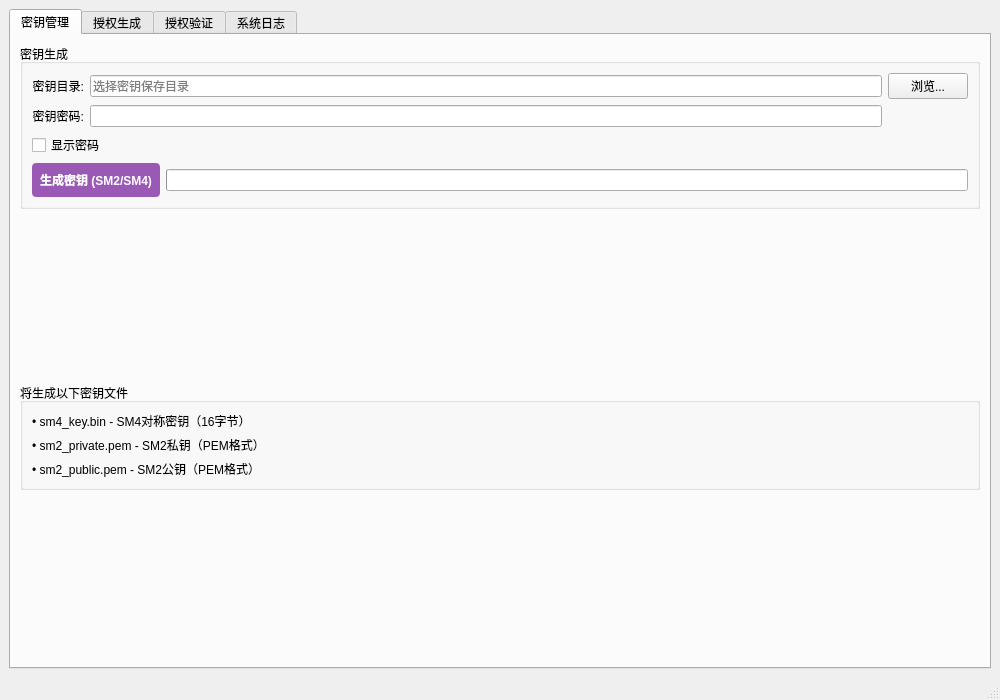
<?xml version="1.0" encoding="UTF-8"?>
<ui version="4.0">
 <class>MainWindow</class>
 <widget class="QMainWindow" name="MainWindow">
  <property name="geometry">
   <rect>
    <x>0</x>
    <y>0</y>
    <width>1000</width>
    <height>700</height>
   </rect>
  </property>
  <property name="windowTitle">
   <string>国密授权管理器</string>
  </property>
  <widget class="QWidget" name="centralwidget">
   <layout class="QVBoxLayout" name="verticalLayout">
    <item>
     <widget class="QTabWidget" name="tabWidget">
      <property name="currentIndex">
       <number>0</number>
      </property>
      <widget class="QWidget" name="keyTab">
       <attribute name="title">
        <string>密钥管理</string>
       </attribute>
       <layout class="QVBoxLayout" name="verticalLayout_2">
        <item>
         <widget class="QGroupBox" name="keyGenerationGroup">
          <property name="title">
           <string>密钥生成</string>
          </property>
          <layout class="QGridLayout" name="gridLayout_2">
           <item row="0" column="0">
            <widget class="QLabel" name="label_keyDir">
             <property name="text">
              <string>密钥目录:</string>
             </property>
             <property name="alignment">
              <set>Qt::AlignRight|Qt::AlignTrailing|Qt::AlignVCenter</set>
             </property>
            </widget>
           </item>
           <item row="0" column="1">
            <widget class="QLineEdit" name="keyDirEdit">
             <property name="placeholderText">
              <string>选择密钥保存目录</string>
             </property>
            </widget>
           </item>
           <item row="0" column="2">
            <widget class="QPushButton" name="browseKeyDirButton">
             <property name="text">
              <string>浏览...</string>
             </property>
            </widget>
           </item>
           <item row="1" column="0">
            <widget class="QLabel" name="label_password">
             <property name="text">
              <string>密钥密码:</string>
             </property>
             <property name="alignment">
              <set>Qt::AlignRight|Qt::AlignTrailing|Qt::AlignVCenter</set>
             </property>
            </widget>
           </item>
           <item row="1" column="1">
            <widget class="QLineEdit" name="keyPasswordEdit">
             <property name="echoMode">
              <enum>QLineEdit::Password</enum>
             </property>
            </widget>
           </item>
           <item row="2" column="0" colspan="2">
            <widget class="QCheckBox" name="showPasswordCheck">
             <property name="text">
              <string>显示密码</string>
             </property>
            </widget>
           </item>
           <item row="3" column="0" colspan="3">
            <layout class="QHBoxLayout" name="horizontalLayout_2">
             <item>
              <widget class="QPushButton" name="generateKeysButton">
               <property name="styleSheet">
                <string notr="true">QPushButton {
    font-weight: bold;
    padding: 8px;
    background-color: #9b59b6;
    color: white;
    border: none;
    border-radius: 4px;
}
QPushButton:hover {
    background-color: #8e44ad;
}
QPushButton:pressed {
    background-color: #7d3c98;
}</string>
               </property>
               <property name="text">
                <string>生成密钥 (SM2/SM4)</string>
               </property>
              </widget>
             </item>
             <item>
              <widget class="QProgressBar" name="keyProgressBar">
               <property name="visible">
                <bool>false</bool>
               </property>
               <property name="textVisible">
                <bool>true</bool>
               </property>
              </widget>
             </item>
            </layout>
           </item>
          </layout>
         </widget>
        </item>
        <item>
         <spacer name="verticalSpacer_4">
          <property name="orientation">
           <enum>Qt::Vertical</enum>
          </property>
          <property name="sizeHint" stdset="0">
           <size>
            <width>20</width>
            <height>40</height>
           </size>
          </property>
         </spacer>
        </item>
        <item>
         <widget class="QGroupBox" name="groupBox_2">
          <property name="title">
           <string>将生成以下密钥文件</string>
          </property>
          <layout class="QVBoxLayout" name="verticalLayout_6">
           <item>
            <widget class="QLabel" name="label_16">
             <property name="text">
              <string>• sm4_key.bin - SM4对称密钥（16字节）</string>
             </property>
            </widget>
           </item>
           <item>
            <widget class="QLabel" name="label_17">
             <property name="text">
              <string>• sm2_private.pem - SM2私钥（PEM格式）</string>
             </property>
            </widget>
           </item>
           <item>
            <widget class="QLabel" name="label_18">
             <property name="text">
              <string>• sm2_public.pem - SM2公钥（PEM格式）</string>
             </property>
            </widget>
           </item>
          </layout>
         </widget>
        </item>
        <item>
         <spacer name="verticalSpacer">
          <property name="orientation">
           <enum>Qt::Vertical</enum>
          </property>
          <property name="sizeHint" stdset="0">
           <size>
            <width>20</width>
            <height>40</height>
           </size>
          </property>
         </spacer>
        </item>
       </layout>
      </widget>
      <widget class="QWidget" name="licenseTab">
       <attribute name="title">
        <string>授权生成</string>
       </attribute>
       <layout class="QVBoxLayout" name="verticalLayout_3">
        <item>
         <widget class="QGroupBox" name="licenseInfoGroup">
          <property name="title">
           <string>授权信息</string>
          </property>
          <layout class="QGridLayout" name="gridLayout_4">
           <item row="0" column="0">
            <widget class="QLabel" name="label_version">
             <property name="text">
              <string>版本号:</string>
             </property>
             <property name="alignment">
              <set>Qt::AlignRight|Qt::AlignTrailing|Qt::AlignVCenter</set>
             </property>
            </widget>
           </item>
           <item row="0" column="1">
            <widget class="QLineEdit" name="versionEdit">
             <property name="placeholderText">
              <string>例如：1.0 或 2.0</string>
             </property>
            </widget>
           </item>
           <item row="1" column="0">
            <widget class="QLabel" name="label_mac">
             <property name="text">
              <string>MAC地址:</string>
             </property>
             <property name="alignment">
              <set>Qt::AlignRight|Qt::AlignTrailing|Qt::AlignVCenter</set>
             </property>
            </widget>
           </item>
           <item row="1" column="1">
            <widget class="QLineEdit" name="macAddressEdit">
             <property name="placeholderText">
              <string>例如：00-11-22-33-44-55 或 00:11:22:33:44:55</string>
             </property>
            </widget>
           </item>
           <item row="2" column="0">
            <widget class="QLabel" name="label_issue">
             <property name="text">
              <string>签发日期:</string>
             </property>
             <property name="alignment">
              <set>Qt::AlignRight|Qt::AlignTrailing|Qt::AlignVCenter</set>
             </property>
            </widget>
           </item>
           <item row="2" column="1">
            <widget class="QDateTimeEdit" name="issueDateEdit">
             <property name="date">
              <date>
               <year>2026</year>
               <month>1</month>
               <day>15</day>
              </date>
             </property>
             <property name="displayFormat">
              <string>yyyy-MM-dd</string>
             </property>
             <property name="calendarPopup">
              <bool>true</bool>
             </property>
            </widget>
           </item>
           <item row="3" column="0">
            <widget class="QLabel" name="label_expire">
             <property name="text">
              <string>到期日期:</string>
             </property>
             <property name="alignment">
              <set>Qt::AlignRight|Qt::AlignTrailing|Qt::AlignVCenter</set>
             </property>
            </widget>
           </item>
           <item row="3" column="1">
            <widget class="QDateTimeEdit" name="expireDateEdit">
             <property name="date">
              <date>
               <year>2026</year>
               <month>12</month>
               <day>31</day>
              </date>
             </property>
             <property name="displayFormat">
              <string>yyyy-MM-dd</string>
             </property>
             <property name="calendarPopup">
              <bool>true</bool>
             </property>
            </widget>
           </item>
          </layout>
         </widget>
        </item>
        <item>
         <widget class="QGroupBox" name="outputGroup">
          <property name="title">
           <string>输出设置</string>
          </property>
          <layout class="QGridLayout" name="gridLayout_5">
           <item row="0" column="0">
            <widget class="QLabel" name="label_output">
             <property name="text">
              <string>授权文件路径:</string>
             </property>
             <property name="alignment">
              <set>Qt::AlignRight|Qt::AlignTrailing|Qt::AlignVCenter</set>
             </property>
            </widget>
           </item>
           <item row="0" column="1">
            <layout class="QHBoxLayout" name="horizontalLayout_5">
             <item>
              <widget class="QLineEdit" name="outputPathEdit">
               <property name="placeholderText">
                <string>选择授权文件保存路径</string>
               </property>
              </widget>
             </item>
             <item>
              <widget class="QPushButton" name="browseLicenseOutputButton">
               <property name="text">
                <string>浏览...</string>
               </property>
              </widget>
             </item>
            </layout>
           </item>
          </layout>
         </widget>
        </item>
        <item>
         <spacer name="verticalSpacer_2">
          <property name="orientation">
           <enum>Qt::Vertical</enum>
          </property>
          <property name="sizeHint" stdset="0">
           <size>
            <width>20</width>
            <height>40</height>
           </size>
          </property>
         </spacer>
        </item>
        <item>
         <widget class="QPushButton" name="createLicenseButton">
          <property name="styleSheet">
           <string notr="true">QPushButton {
    font-weight: bold;
    padding: 8px;
    background-color: #4CAF50;
    color: white;
    border: none;
    border-radius: 4px;
}
QPushButton:hover {
    background-color: #45a049;
}
QPushButton:pressed {
    background-color: #3d8b40;
}</string>
          </property>
          <property name="text">
           <string>生成授权文件</string>
          </property>
         </widget>
        </item>
        <item>
         <spacer name="verticalSpacer_3">
          <property name="orientation">
           <enum>Qt::Vertical</enum>
          </property>
          <property name="sizeHint" stdset="0">
           <size>
            <width>20</width>
            <height>40</height>
           </size>
          </property>
         </spacer>
        </item>
       </layout>
      </widget>
      <widget class="QWidget" name="validateTab">
       <attribute name="title">
        <string>授权验证</string>
       </attribute>
       <layout class="QVBoxLayout" name="verticalLayout_4">
        <item>
         <widget class="QGroupBox" name="licenseFileGroup">
          <property name="title">
           <string>授权文件</string>
          </property>
          <layout class="QGridLayout" name="gridLayout_6">
           <item row="0" column="0">
            <widget class="QLabel" name="label_licenseFile">
             <property name="text">
              <string>授权文件:</string>
             </property>
             <property name="alignment">
              <set>Qt::AlignRight|Qt::AlignTrailing|Qt::AlignVCenter</set>
             </property>
            </widget>
           </item>
           <item row="0" column="1">
            <layout class="QHBoxLayout" name="horizontalLayout_6">
             <item>
              <widget class="QLineEdit" name="licenseFileEdit">
               <property name="placeholderText">
                <string>选择授权文件</string>
               </property>
              </widget>
             </item>
             <item>
              <widget class="QPushButton" name="browseLicenseFileButton">
               <property name="text">
                <string>浏览...</string>
               </property>
              </widget>
             </item>
            </layout>
           </item>
           <item row="1" column="0">
            <widget class="QLabel" name="label_validateMac">
             <property name="text">
              <string>MAC地址:</string>
             </property>
             <property name="alignment">
              <set>Qt::AlignRight|Qt::AlignTrailing|Qt::AlignVCenter</set>
             </property>
            </widget>
           </item>
           <item row="1" column="1">
            <widget class="QLineEdit" name="validateMacEdit">
             <property name="placeholderText">
              <string>MAC地址</string>
             </property>
            </widget>
           </item>
          </layout>
         </widget>
        </item>
        <item>
         <widget class="QPushButton" name="verifyLicenseButton">
          <property name="styleSheet">
           <string notr="true">QPushButton {
    font-weight: bold;
    padding: 8px;
    background-color: #2196F3;
    color: white;
    border: none;
    border-radius: 4px;
}
QPushButton:hover {
    background-color: #1976D2;
}
QPushButton:pressed {
    background-color: #0d47a1;
}</string>
          </property>
          <property name="text">
           <string>验证授权</string>
          </property>
         </widget>
        </item>
        <item>
         <widget class="QGroupBox" name="validationResultGroup">
          <property name="title">
           <string>授权信息</string>
          </property>
          <layout class="QGridLayout" name="gridLayout_3">
           <item row="0" column="0">
            <widget class="QLabel" name="label_7">
             <property name="text">
              <string>版本号:</string>
             </property>
             <property name="alignment">
              <set>Qt::AlignRight|Qt::AlignTrailing|Qt::AlignVCenter</set>
             </property>
            </widget>
           </item>
           <item row="0" column="1">
            <widget class="QLineEdit" name="parsedVersionEdit">
             <property name="readOnly">
              <bool>true</bool>
             </property>
            </widget>
           </item>
           <item row="1" column="0">
            <widget class="QLabel" name="label_8">
             <property name="text">
              <string>签发日期:</string>
             </property>
             <property name="alignment">
              <set>Qt::AlignRight|Qt::AlignTrailing|Qt::AlignVCenter</set>
             </property>
            </widget>
           </item>
           <item row="1" column="1">
            <widget class="QLineEdit" name="parsedIssueDateEdit">
             <property name="readOnly">
              <bool>true</bool>
             </property>
            </widget>
           </item>
           <item row="2" column="0">
            <widget class="QLabel" name="label_9">
             <property name="text">
              <string>到期日期:</string>
             </property>
             <property name="alignment">
              <set>Qt::AlignRight|Qt::AlignTrailing|Qt::AlignVCenter</set>
             </property>
            </widget>
           </item>
           <item row="2" column="1">
            <widget class="QLineEdit" name="parsedExpireDateEdit">
             <property name="readOnly">
              <bool>true</bool>
             </property>
            </widget>
           </item>
           <item row="3" column="0">
            <widget class="QLabel" name="label_10">
             <property name="text">
              <string>用户MAC地址:</string>
             </property>
             <property name="alignment">
              <set>Qt::AlignRight|Qt::AlignTrailing|Qt::AlignVCenter</set>
             </property>
            </widget>
           </item>
           <item row="3" column="1">
            <widget class="QLineEdit" name="parsedMacEdit">
             <property name="readOnly">
              <bool>true</bool>
             </property>
            </widget>
           </item>
           <item row="4" column="0">
            <widget class="QLabel" name="label_11">
             <property name="text">
              <string>有效期状态:</string>
             </property>
             <property name="alignment">
              <set>Qt::AlignRight|Qt::AlignTrailing|Qt::AlignVCenter</set>
             </property>
            </widget>
           </item>
           <item row="4" column="1">
            <widget class="QLineEdit" name="parsedStatusEdit">
             <property name="styleSheet">
              <string notr="true">QLineEdit {
				font-weight: bold;
				padding: 2px;}</string>
             </property>
             <property name="readOnly">
              <bool>true</bool>
             </property>
            </widget>
           </item>
          </layout>
         </widget>
        </item>
       </layout>
      </widget>
      <widget class="QWidget" name="logTab">
       <attribute name="title">
        <string>系统日志</string>
       </attribute>
       <layout class="QVBoxLayout" name="verticalLayout_6">
        <item>
         <layout class="QHBoxLayout" name="horizontalLayout">
          <item>
           <widget class="QLabel" name="label_logLevel">
            <property name="text">
             <string>日志级别:</string>
            </property>
            <property name="alignment">
             <set>Qt::AlignRight|Qt::AlignTrailing|Qt::AlignVCenter</set>
            </property>
           </widget>
          </item>
          <item>
           <widget class="QComboBox" name="logLevelCombo"/>
          </item>
          <item>
           <spacer name="horizontalSpacer">
            <property name="orientation">
             <enum>Qt::Horizontal</enum>
            </property>
            <property name="sizeHint" stdset="0">
             <size>
              <width>40</width>
              <height>20</height>
             </size>
            </property>
           </spacer>
          </item>
          <item>
           <widget class="QPushButton" name="clearLogButton">
            <property name="text">
             <string>清空日志</string>
            </property>
           </widget>
          </item>
          <item>
           <widget class="QPushButton" name="exportLogButton">
            <property name="text">
             <string>导出日志</string>
            </property>
           </widget>
          </item>
         </layout>
        </item>
        <item>
         <widget class="QTextEdit" name="logTextEdit">
          <property name="font">
           <font>
            <family>Consolas</family>
            <pointsize>9</pointsize>
           </font>
          </property>
          <property name="readOnly">
           <bool>true</bool>
          </property>
         </widget>
        </item>
       </layout>
      </widget>
     </widget>
    </item>
   </layout>
  </widget>
  <widget class="QStatusBar" name="statusbar"/>
 </widget>
 <resources/>
 <connections/>
</ui>
